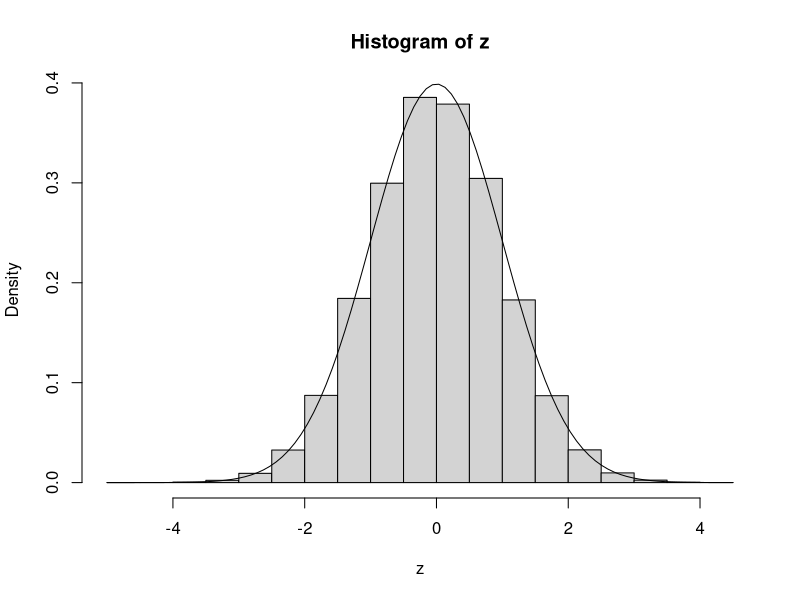
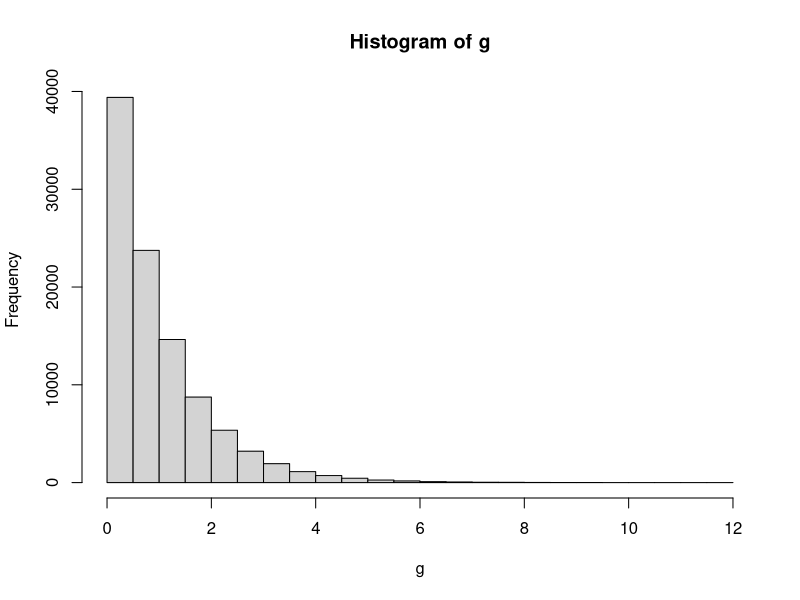

R code for these plots, in order:
## ---- chunk 1
set.seed(372132)
## ---- chunk 2
u <- runif(100000)
## ---- chunk 3
z <- qnorm(u)
## ---- chunk 4
hist(z, freq = FALSE)
curve(dnorm, add = TRUE)
## ---- chunk 5
g <- qgamma(u, 1, 1)
## ---- chunk 6
hist(g)
## ---- chunk 7
g <- qgamma(u, 0.0001, 1)
## ---- chunk 8
table(g == 0)
